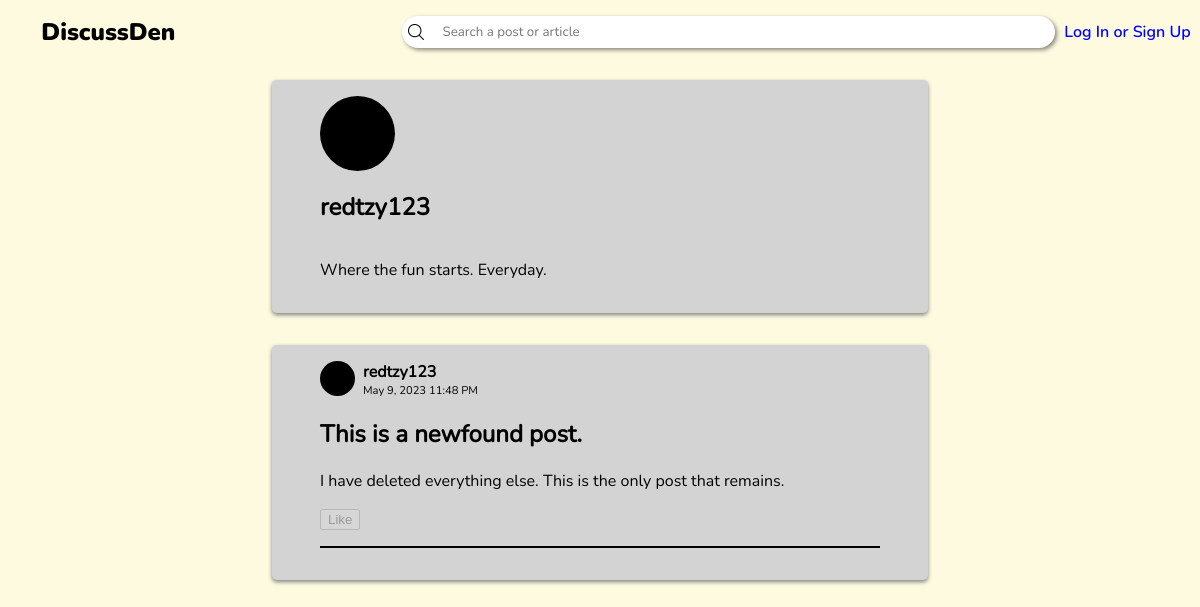
The page /profile-visit.php?user_id=2 on the database as committed earlier.
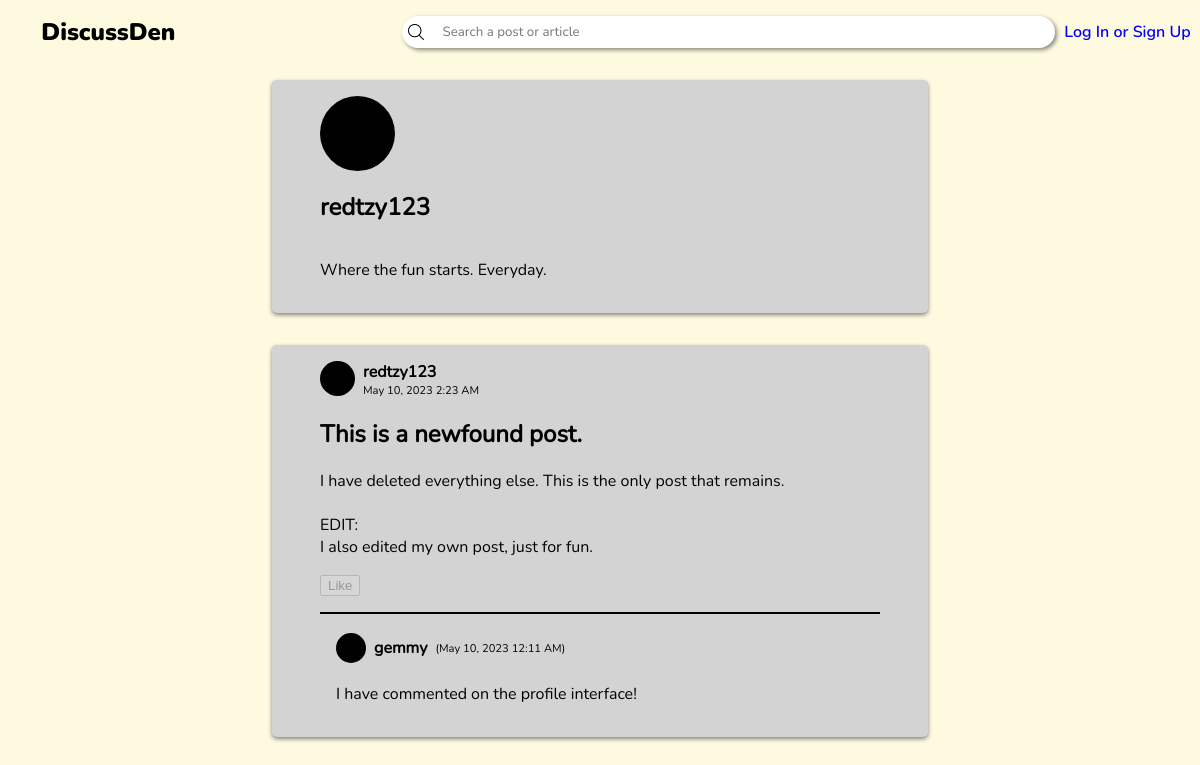
The same page on the database as committed later.
### tables this page shows
CREATE TABLE posts (id INTEGER PRIMARY KEY AUTOINCREMENT NOT NULL UNIQUE, user_id INTEGER REFERENCES users (user_id) NOT NULL, title TEXT NOT NULL, content TEXT NOT NULL, date, likes);

CREATE TABLE users (user_id INTEGER PRIMARY KEY AUTOINCREMENT, username TEXT UNIQUE NOT NULL, password TEXT NOT NULL, link TEXT NOT NULL, recent_searches);

CREATE TABLE comments (comment_id INTEGER PRIMARY KEY AUTOINCREMENT UNIQUE NOT NULL, post_id INTEGER REFERENCES posts (id) ON DELETE NO ACTION NOT NULL, name TEXT, content TEXT NOT NULL, date);

### profile-visit.php (the view, shortened to what this page needs)
<!DOCTYPE html>
<html lang="en">
<head>
    <link rel="stylesheet" href="header.css">
    <link rel="stylesheet" href="post-boxes.css">
</head>
<body>
    <?php
        include "header.php";
        $stmt = $db -> prepare('SELECT * FROM users WHERE user_id = :user');
        $stmt -> bindParam(':user', $_GET['user_id']);
        $stmt -> execute();
        $user_name = $stmt -> fetch(PDO::FETCH_ASSOC)['username'];
    ?>
    <section class="post-section" style="margin-top:3rem">
        <div class="post-container">
            <svg width=75 height=75>
                <circle cx=50% cy=50% r=50% fill=black/>
            </svg>
            <h2 class="username"><?php echo $user_name ?></h2>
            <p>Where the fun starts. Everyday.</p>
        </div>
        <?php
        $stmt = $db -> prepare('SELECT * FROM posts WHERE user_id = :user');
        $stmt -> bindParam(':user', $_GET['user_id']);
        $stmt -> execute();
        $posts = $stmt -> fetchAll(PDO::FETCH_ASSOC);
        foreach (array_reverse($posts) as $post) {
            $stmt = $db -> prepare('SELECT * FROM users WHERE user_id = :userID');
            $stmt -> bindParam(':userID', $post['user_id'], PDO::PARAM_INT);
            $stmt -> execute();
            $post_user = $stmt -> fetch(PDO::FETCH_ASSOC);
            echo    '<div class="post-container">
                        <div class="post-user">
                            <svg width=35 height=35>
                                <circle cx=17.5 cy=17.5 r=17.5 fill=black/>
                            </svg>
                            <h4 class="username">' . $post_user['username'] . '</h4>
                            <p>' . $post['date'] . '</p>
                        </div>
                        <div class="post-content">
                            <h2>' . $post['title'] . '</h2>
                            <p>' . $post['content'] . '</p>';
            if (isset($_SESSION['username'])) {
                echo '<button class="like" data-id="' . $post['id'] . '">';
                if (($likes = json_decode($post['likes'])) !== NULL) {
                    echo '<p class="likes">' . count(json_decode($post['likes'])) . '</p>';
                }
                    echo '<img class="like-state" ';
                        if(!((array_search($_SESSION['username'], json_decode($post['likes']))) === false)) {
                            echo 'src="img/upvote-filled.png"';
                        } else {
                            echo 'src="img/upvote-nofill.png"';
                        }
                    echo '/>
                </button>';
            } else {
                echo '<button disabled>Like</button>';
            }
            echo '</div><hr>';
            $stmt = $db -> prepare('SELECT * FROM comments WHERE post_id = :post_id');
            $stmt -> bindParam(':post_id', $post['id'], PDO::PARAM_INT);
            $stmt -> execute();
            $comments = $stmt -> fetchAll(PDO::FETCH_ASSOC);
            foreach ($comments as $comment) {
                echo    '<div class="comment-container">
                            <div>
                                <svg width=30 height=30>
                                    <circle cx=50% cy=50% r=50% fill=black/>
                                </svg>
                                <h4 class="username">' . $comment['name'] . '</h4>
                                <p>(' . $comment['date'] . ')</p>
                            </div>
                            <p>' . $comment['content'] . '</p>
                        </div>';
            }
            echo '
                    <form class="comment-box">
                        <input type="hidden" name="post_id" value="' . $post['id'] . '">
                ';
            echo '</form></div>';
        }
    ?>
    </section>
</body>
</html>

Rows that differ between the two databases and show on the page:
changed posts "This is a newfound post.": date "May 9, 2023 11:48 PM" → "May 10, 2023 2:23 AM"; content "I have deleted everything else. This is the only post that remains." → "I have deleted everything else. This is the only post that remains. EDIT: I also edited my own post, just for fun."
added comments: name "gemmy", date "May 10, 2023 12:11 AM", content "I have commented on the profile interface!"
